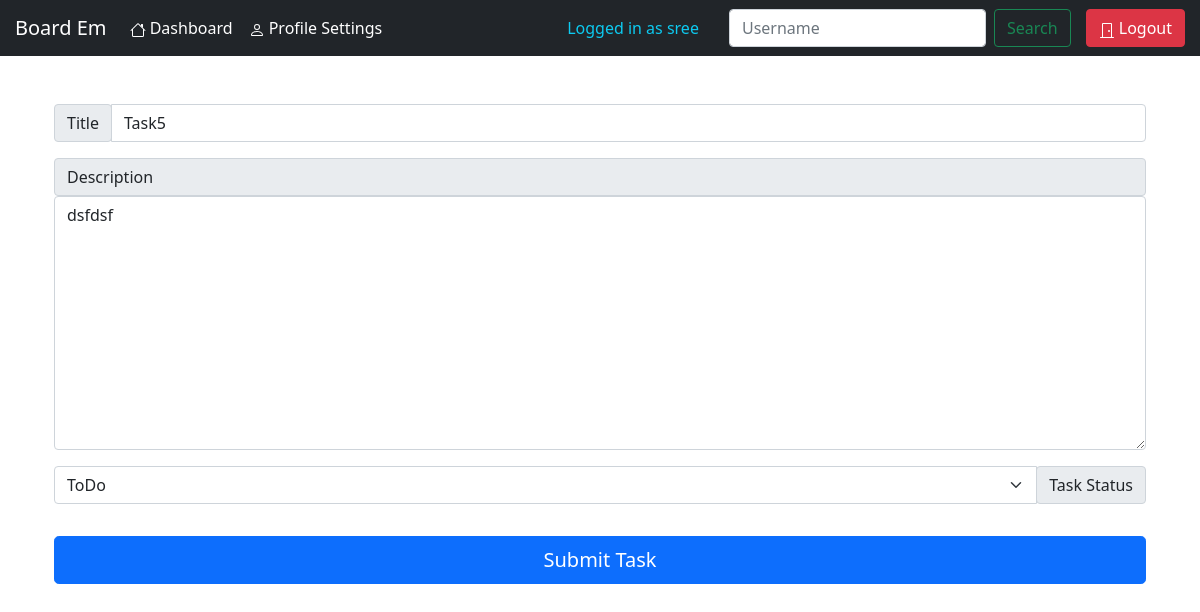
Page /account/update_task/f8bc4ea7-b064-4edd-b035-c5ea774e8f41/ (signed in) on the committed database.
### Intendance/models.py (models this page shows, shortened)
class Task(models.Model):
    status_choice = (
        ('todo', 'ToDo'),
        ('inprogress', 'In-Progress'),
        ('testing', 'Testing'),
        ('completed', 'Completed'),
    )
    task_id = models.UUIDField(default=uuid.uuid4, unique=True, primary_key=True, editable=False)
    project = models.ForeignKey(Project, on_delete=models.CASCADE)
    title = models.CharField(max_length=200)
    description = models.TextField(null=True, blank=True)
    task_status = models.CharField(max_length=100, choices=status_choice, default='todo')
    created_by = models.ForeignKey(User, on_delete=models.DO_NOTHING, null=True, blank=True)
    created_date = models.DateField(auto_now_add=True)
    modified_date = models.DateField(auto_now=True)

### Intendance/views.py (the view, shortened to what this page needs)
# urls.py: path('update_task/<str:task_id>/', views.update_task_page, name="update-task"),
@login_required(login_url='login')
def update_task_page(request, task_id):
    task = Task.objects.get(task_id=task_id)
    form = TaskFormCRUD(instance=task)
    data = {
        'form':form,
    }
    return render(request, "Intendance/task_CRUD.html", data)

### Intendance/forms.py
class TaskFormCRUD(forms.ModelForm):
    class Meta:
        model = Task
        fields = '__all__'

### templates/Intendance/task_CRUD.html (shortened to what this page needs)
{% extends 'Intendance/base_layout.html' %}
{% load widget_tweaks %}
{% load static %}
{% block CRUD_task_content %}
<div class="container ml-5 mt-5 ">
<form action="" method="POST">
    <div class="my-3">
        <div class="input-group">
          <div class="input-group-prepend">
            <div class="input-group-text">Title</div>
          </div>
          {% render_field form.title class="form-control" %}
        </div>
    </div>
    <div class="my-3">
      <div class="input-group-prepend">
        <div class="input-group-text">Description</div>
      </div>
    {% render_field form.description class="form-control" %}
    </div>
    <div class="my-3">
        <div class="input-group">
        {% render_field form.task_status class="form-select  mb-3" %}
            <div class="input-group-prepend ">
                <div class="input-group-text">Task Status</div>
            </div>
        </div>
    </div>
    <div>
    <input type="submit" value="Submit Task" class="btn btn-primary btn-lg btn-block" style="width:-webkit-fill-available" />
    </div>
</form>
</div>
{% endblock CRUD_task_content %}

### templates/Intendance/account_navbar.html (shortened to what this page needs)
<nav class="navbar navbar-expand-lg navbar-dark bg-dark">
    <a style="margin-left:15px;margin-right:15px" class="navbar-brand" href="{% url 'acc-page' %}" >Board Em</a>
    <div class="collapse navbar-collapse" id="navbarText">
      <ul class="navbar-nav nav justify-content-end">
          <li class="nav-item"><a class="nav-link text-white" href="{% url 'acc-page' %}">
            Dashboard</a></li>
            <li class="nav-item"><a class="nav-link text-white" href="{% url 'profile' %}">
              Profile Settings</a></li>
      </ul>
    </div>
    <span class="navbar-text text-info" style="margin:0 30px 0 30px">
      Logged in as {{ user.username }}
    </span>
    <form class="d-flex" role="search" action="{% url 'search-user' %}" method="POST">
      <input class="form-control me-2" type="search" placeholder="Username" aria-label="Search" name="username" autocomplete="off">
      <button class="btn btn-outline-success" type="submit">Search</button>
    </form>
    <ul class="navbar-nav nav justify-content-end pull-right" style="margin-left:15px;margin-right:15px">
      <li class="nav-item"><a class="btn btn-danger" href="{% url 'logout' %}">
        <svg xmlns="http://www.w3.org/2000/svg" width="16" height="16" fill="currentColor" class="bi bi-door-closed" viewBox="0 0 16 16">
          <path d="M3 2a1 1 0 0 1 1-1h8a1 1 0 0 1 1 1v13h1.5a.5.5 0 0 1 0 1h-13a.5.5 0 0 1 0-1H3V2zm1 13h8V2H4v13z"/>
          <path d="M9 9a1 1 0 1 0 2 0 1 1 0 0 0-2 0z"/>
        </svg>
        Logout</a></li>
    </ul>
</nav>

### rows in the picture
Task: title "Task5", description "dsfdsf", task_status "ToDo"

### other values in the picture
{{ user.username }} "sree"
